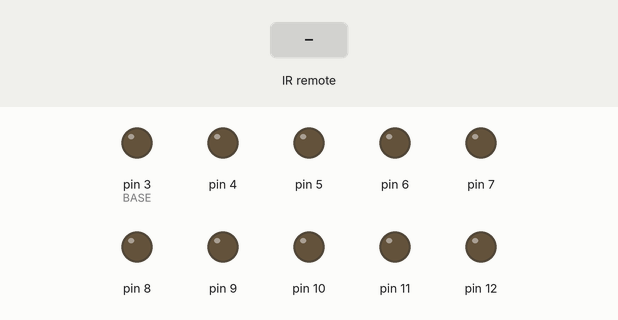
This sketch was run on a simulated Arduino Uno, built with avr-gcc and run on an emulated ATmega328P. Parts: output pins drawn as LEDs (lit = HIGH). Dashed ring = blinking. The inputs (shaded band) are chosen by the test bench. Random numbers use the default seed unless the sketch sets one.

Above: at 1.2 s.
1.3 s: infrared code 0xFF30CF received
At 1.45 s:
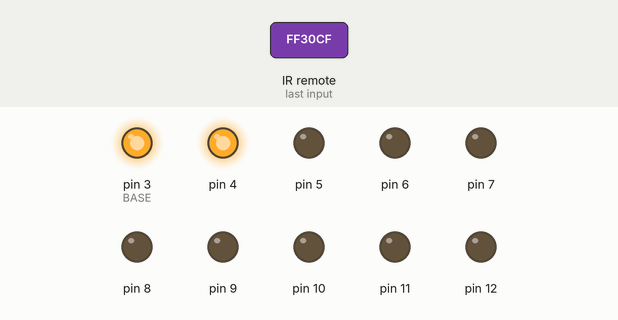
At 2.6 s:
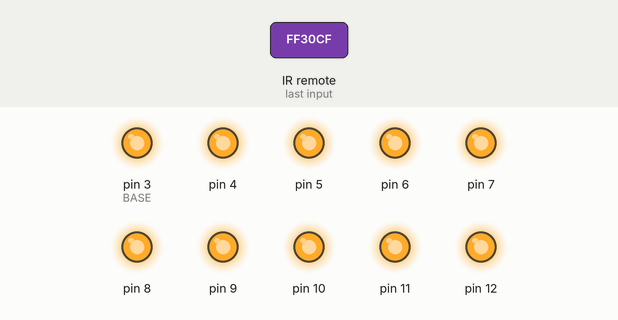
4.3 s: infrared code 0xFF18E7 received
At 4.45 s:
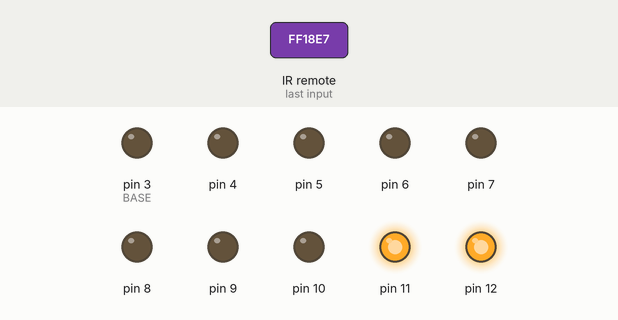
7.3 s: infrared code 0xFF7A85 received
At 7.65 s:
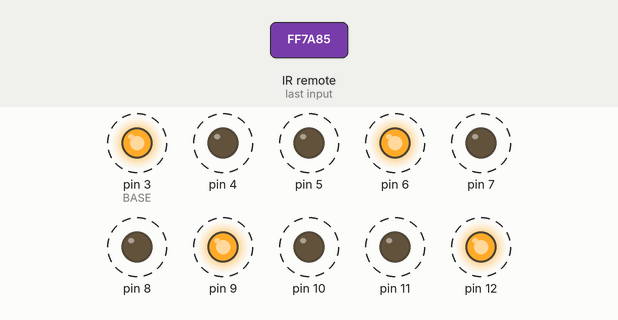
10.3 s: infrared code 0xFF10EF received
13.3 s: infrared code 0xFF38C7 received
16.3 s: infrared code 0xFF5AA5 received
Timing chart, 0 to 21.9 s (numbered marks = the images above; inputs shaded):
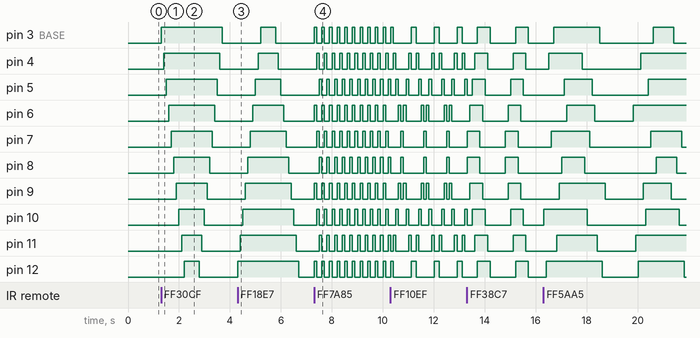

The sketch:

IR_LED_patterns.ino
```cpp
/*
 * Engineer: Michael Dubisz
 * 1/7/2019
 *
 * This program allows you to choose from a number of pre-recorded
 * patterns on the LED's using a remote control
 *
 * HARDWARE:
 *  10X LEDS (or a different number)
 *  10X 5.1kohm resistors
 *  IR receiver
 *  IR remote
 */

#include <IRremote.h>

//IR receiver pin
const int RECV_PIN = 2;
//LED pins
const int BASE = 3, NUM = 10;

//remote buttons
//Standard IR Remote
const long ZERO   = 0XFF6897,
           ONE    = 0xFF30CF,
           TWO    = 0xFF18E7,
           THREE  = 0xFF7A85,
           FOUR   = 0xFF10EF,
           FIVE   = 0xFF38C7,
           SIX    = 0xFF5AA5,
           SEVEN  = 0xFF42BD,
           EIGHT  = 0xFF4AB5,
           NINE   = 0xFF52AD;
////SONY BD Remote
//const long  ZERO  = 0x90B47,
//            ONE   = 0x00B47,
//            TWO   = 0x80B47,
//            THREE = 0x40B47,
//            FOUR  = 0xC0B47,
//            FIVE  = 0x20B47,
//            SIX   = 0xA0B47,
//            SEVEN = 0x60B47,
//            EIGHT = 0xE0B47,
//            NINE  = 0x10B47;

//used in case 6
bool LEDs[NUM];
int temp;

int currentState = 0, nextState = 0;

IRrecv irrecv(RECV_PIN);
decode_results results;


//checks if a button on the remote is pressed & acts accordingly
bool CheckStateChange() {
  if (irrecv.decode(&results)){
    switch (results.value) {
      case ZERO:    {nextState = 0; break;}
      case ONE:     {nextState = 1; break;}
      case TWO:     {nextState = 2; break;}
      case THREE:   {nextState = 3; break;}
      case FOUR:    {nextState = 4; break;}
      case FIVE:    {nextState = 5; break;}
      case SIX:     {nextState = 6; break;}
      case SEVEN:   {nextState = 7; break;}
      case EIGHT:   {nextState = 8; break;}
      case NINE:    {nextState = 9; break;}
      default:{break;}//do nothing
    }
    irrecv.resume();
  }
  if(nextState != currentState){
    TurnLEDsOff();
    return true;
  }
  else {
    return false;
  }
}


//turns all LED's off
void TurnLEDsOff(){
  for (int i = BASE; i < BASE + NUM; i ++)
    digitalWrite(i, LOW);
}


//turns all LED's on
void TurnLEDsOn(){
  for (int i = BASE; i < BASE + NUM; i ++)
    digitalWrite(i, HIGH);
}


void setup(){
  irrecv.enableIRIn();
  irrecv.blink13(true);
  for (int i = BASE; i < BASE + NUM; i ++) {
    pinMode(i, OUTPUT);      //set port ‘i’ as an output port
    LEDs[i] = false;         //set LEDs array as all false
  }
}


void loop(){
    switch(currentState){


          //off
          case 0: {
            //do nothing
            if( CheckStateChange() )
                  goto bottom;
            break;
          }


          //up then down
          case 1: {
              //turn LED's on in ascending order
              for(int i = 0; i < NUM; i++){
                digitalWrite(BASE + i, HIGH);
                delay(100);
                if( CheckStateChange() )
                  goto bottom;
              }

              //wait 0.5 seconds
              for(int i = 0; i < 5; i++) {
                delay(100);
                if( CheckStateChange() )
                  goto bottom;
              }

              //turn LED's off in descendinng order
              for(int i = NUM-1; i >= 0; i--){
                digitalWrite(BASE + i, LOW);
                delay(100);
                if( CheckStateChange() )
                  goto bottom;
              }

              //wait 1 second
              for(int i = 0; i < 10; i++) {
                delay(100);
                if( CheckStateChange() )
                  goto bottom;
              }

            break;
          }


          //down then up
          case 2: {
            //turn LED's on in descending order
              for(int i = NUM-1; i >= 0; i--){
                digitalWrite(BASE + i, HIGH);
                delay(100);
                if( CheckStateChange() )
                  goto bottom;
              }

              //wait 0.5 seconds
              for(int i = 0; i < 5; i++) {
                delay(100);
                if( CheckStateChange() )
                  goto bottom;
              }

              //turn LED's off in ascendinng order
              for(int i = 0; i < NUM; i++){
                digitalWrite(BASE + i, LOW);
                delay(100);
                if( CheckStateChange() )
                  goto bottom;
              }

              //wait 1 second
              for(int i = 0; i < 10; i++) {
                delay(100);
                if( CheckStateChange() )
                  goto bottom;
              }
            break;
          }


          //running up
          case 3: {
            //turn on every 3rd light
            for (int i = 0; i < 3; i++){
              TurnLEDsOff();
              switch(i){
                case(0): {
                  for (int j = 0; j < NUM; j = j+3)
                    digitalWrite(BASE + j, HIGH);
                  break;
                }
                case(1): {
                  for (int j = 1; j < NUM; j = j+3)
                    digitalWrite(BASE + j, HIGH);
                  break;
                }
                case(2): {
                  for (int j = 2; j < NUM; j = j+3)
                    digitalWrite(BASE + j, HIGH);
                  break;
                }
              }
              delay(100);
              if( CheckStateChange() )
                  goto bottom;
            }

            break;
          }


        //2 LED's crossing paths
        case 4: {
          for (int i = 0; i < NUM; i++){
            TurnLEDsOff();
            //if there are an even # of LED's, skip one of
            //the middle iterations so there is no stall.
            if (NUM%2 == 0 && i == (NUM/2)-1)
              i++;
            digitalWrite(BASE + i, HIGH);
            digitalWrite(BASE + NUM -1 - i, HIGH);

            delay(100);
            if( CheckStateChange() )
                  goto bottom;
          }

          break;
        }


        //light from the center out
        case 5: {
          //turn LED's on, starting from the center
          for(int i = 0; i < ceil(NUM/2.0); i++){
            digitalWrite(BASE + (NUM/2) + i, HIGH);
            //if NUM is even
            if(NUM%2 == 0)
              digitalWrite(BASE + (NUM/2) - i - 1, HIGH);
            //if NUM is odd
            else
              digitalWrite(BASE + (NUM/2) - i, HIGH);
            delay(100);
            if( CheckStateChange() )
                  goto bottom;
          }

          //turn LED's off, starting from the center
          for(int i = 0; i < ceil(NUM/2.0); i++){
            digitalWrite(BASE + (NUM/2) + i, LOW);
            //if NUM is even
            if(NUM%2 == 0)
              digitalWrite(BASE + (NUM/2) - i - 1, LOW);
            //if NUM is odd
            else
              digitalWrite(BASE + (NUM/2) - i, LOW);
            delay(100);
            if( CheckStateChange() )
                  goto bottom;
          }

          //wait 0.5 seconds
          for(int i = 0; i < 5; i++) {
            delay(100);
            if( CheckStateChange() )
              goto bottom;
          }
          break;
        }


        //turns LED's all on and then all off in a random order
        case 6: {
          //set all LEDs values to false
          for(int i = 0; i < NUM; i++)
            LEDs[i] = false;

          //turn LED's on in random order
          for(int i = 0; i < NUM; i++){
            temp = rand()%NUM;
            //if the LED is already on
            if(LEDs[temp] == true)
              i--;
            else{
              digitalWrite(BASE + temp, HIGH);
              LEDs[temp] = true;
              delay(100);
              if( CheckStateChange() )
                goto bottom;
            }
          }

          //wait 0.5 seconds
          for(int i = 0; i < 5; i++) {
            delay(100);
            if( CheckStateChange() )
              goto bottom;
          }

          //turn LED's off in random order
          for(int i = 0; i < NUM; i++){
            temp = rand()%NUM;
            //if the LED is already off
            if(LEDs[temp] == false)
              i--;
            else{
              digitalWrite(BASE + temp, LOW);
              LEDs[temp] = false;
              delay(100);
              if( CheckStateChange() )
                goto bottom;
            }
          }

          //wait 1 second
          for(int i = 0; i < 10; i++) {
            delay(100);
            if( CheckStateChange() )
              goto bottom;
          }
          break;
        }


        //fill up from dropping from the top
        case 7: {
          for(int i = NUM; i > 0; i--){
            for(int j = 0; j < i; j++){
              if(j != 0){
                digitalWrite(BASE + NUM - j, LOW);
              }
              digitalWrite(BASE + NUM -1 - j, HIGH);
              delay(100);
              if( CheckStateChange() )
                goto bottom;
            }

            //wait 0.5 seconds
            for(int j = 0; j < 5; j++) {
              delay(100);
              if( CheckStateChange() )
                goto bottom;
            }
          }

          //wait .8 seconds
          for(int j = 0; j < 8; j++) {
              delay(100);
              if( CheckStateChange() )
                goto bottom;
          }

          TurnLEDsOff();

          //wait 1 second
          for(int j = 0; j < 10; j++) {
              delay(100);
              if( CheckStateChange() )
                goto bottom;
          }

          break;
        }


        //zipper
        case 8: {
          //turn every other LED on
          for(int i = 0; i < ceil(NUM/2.0); i++){
            digitalWrite(BASE + (i*2), HIGH);
            delay(100);
              if( CheckStateChange() )
                goto bottom;
          }
          //turn the rest of the LED's on going the other way
          for(int i = 0; i < NUM/2; i++){
            //if NUM is even
            if(NUM%2 == 0)
              digitalWrite((BASE+NUM-1) - (i*2), HIGH);
            //if NUM is odd
            else
              digitalWrite((BASE+NUM-2) - (i*2), HIGH);
            delay(100);
              if( CheckStateChange() )
                goto bottom;
          }

          //turn every other LED off
          for(int i = 0; i < ceil(NUM/2.0); i++){
            digitalWrite(BASE + (i*2), LOW);
            delay(100);
              if( CheckStateChange() )
                goto bottom;
          }
          //turn the rest of the LED's off going the other way
          for(int i = 0; i < ceil(NUM/2.0); i++){
            //if NUM is even
            if(NUM%2 == 0)
              digitalWrite((BASE+NUM-1) - (i*2), LOW);
            //if NUM is odd
            else
              digitalWrite((BASE+NUM-2) - (i*2), LOW);
            delay(100);
              if( CheckStateChange() )
                goto bottom;
          }

          //wait 1 second
          for(int j = 0; j < 10; j++) {
              delay(100);
              if( CheckStateChange() )
                goto bottom;
          }
          break;
        }


        //blinking speeding up & slowing down
        case 9: {

          //blinking speeds up
          for(int i = 300; i >= 20; i -= 10){
            TurnLEDsOn();
            delay(i);
            if( CheckStateChange() )
                goto bottom;
            TurnLEDsOff();
            delay(i);
            if( CheckStateChange() )
                goto bottom;
          }


        //blinking slows down
        for(int i = 20; i <= 300; i += 10  ){
            TurnLEDsOn();
            delay(i);
            if( CheckStateChange() )
                goto bottom;
            TurnLEDsOff();
            delay(i);
            if( CheckStateChange() )
                goto bottom;
          }

          break;
        }


        default:{
          //do nothing
          break;
        }


    }


  bottom: currentState = nextState;
}
```

Measured:
- after the input at 1.3 s, pin 3 (BASE): LOW → HIGH at once, → LOW 2.4 s later; pin 4: LOW → HIGH after 0.10 s, → LOW 2.2 s later; pin 5: LOW → HIGH after 0.20 s, → LOW 2.0 s later; pin 6: LOW → HIGH after 0.30 s, → LOW 1.8 s later; pin 7: LOW → HIGH after 0.40 s, → LOW 1.6 s later
